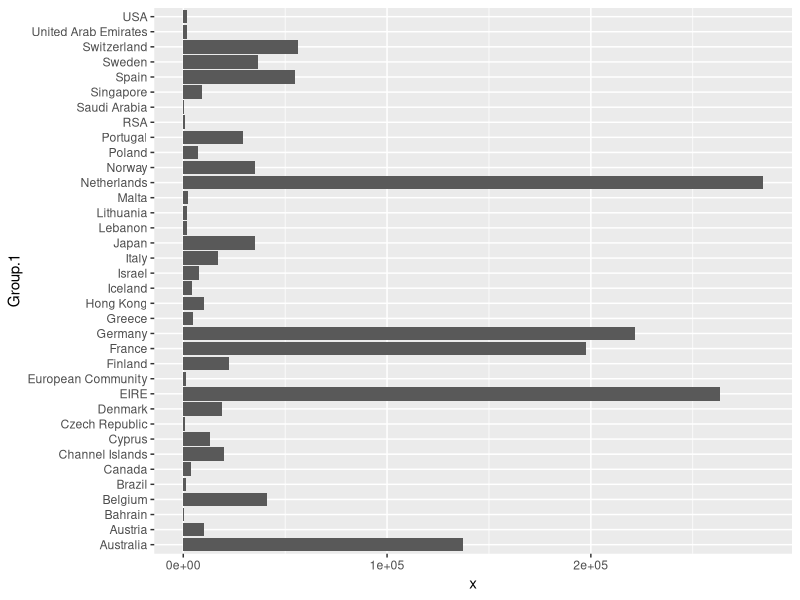
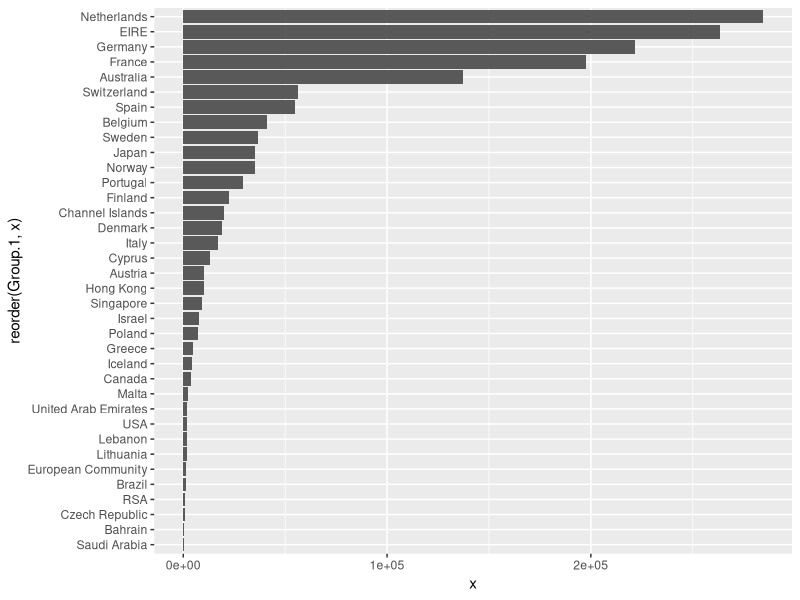

Here is the R script that generated these plots, in order:
setwd("/home/jana/git/R-za-neprogramerje/Predavanje_06")
library(openxlsx)
library(ggplot2)

podatki <- NULL

imena_listov <- getSheetNames("./data_raw/online-retail-large.xlsx")

for (i in imena_listov) {
  print(i)
  if (i == "Unspecified") {
    print("Izpuscam ponovitev.")
    next
  }
  podatki_tmp <- read.xlsx("./data_raw/online-retail-large.xlsx", sheet = i)
  podatki <- rbind(podatki, podatki_tmp)
}

podatki$Total_sales <- podatki$Quantity * podatki$UnitPrice

podatki_agg <- aggregate(x = podatki$Total_sales,
                         by = list(podatki$Country),
                         FUN = sum)

ggplot(podatki_agg, aes(x = Group.1, y = x)) +
  geom_bar(stat = "identity") +
  coord_flip()

# Tega se nismo zadnjic, lahko pa pokazes:
ggplot(podatki_agg, aes(x = reorder(Group.1, x), y = x)) +
  geom_bar(stat = "identity") +
  coord_flip()
